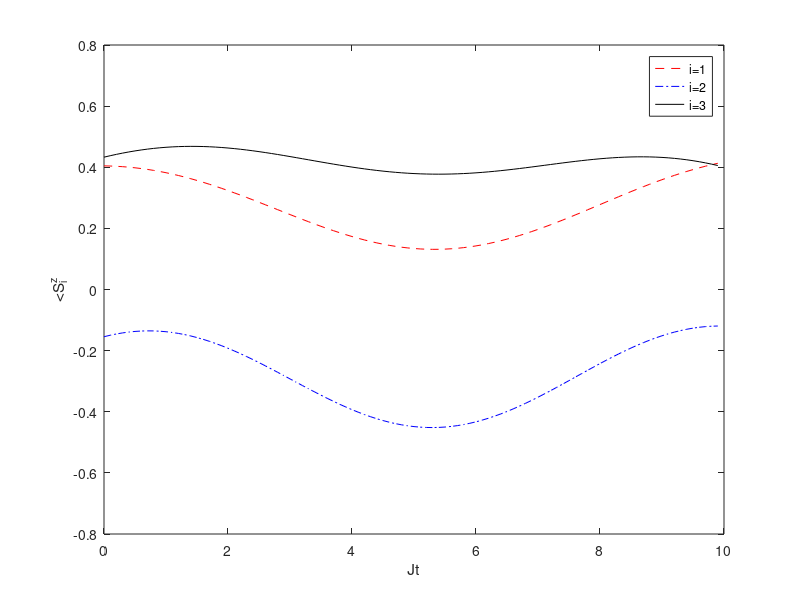

MATLAB code to generate this figure:
clear all

%couplings
Jx = 0.5;
Jy = -0.45;
Jz = 0.25;

%vector rep for |+> (up) and |-> (down)
up = [1; 0];
down = [0;1];

%theta angles
th1 = pi/6;
th2 = 3*pi/5;
th3 = -pi/5;

%phi angles
ph1 = pi/3;
ph2 = 4*pi/3;
ph3 = 2*pi/3;

%|psi> = cos(theta/2)|+> + e^(i phi)sin(theta/2)|-> 
psi1 = [cos(th1/2); exp(1i*ph1)*sin(th1/2)];
psi2 = [cos(th2/2); exp(1i*ph2)*sin(th2/2)];
psi3 = [cos(th3/2); exp(1i*ph3)*sin(th3/2)];

%tensor product represented by Kronecker product of vectors
psi = kron(psi1,kron(psi2,psi3));

%initialize H
H = zeros(2^3,2^3);

%Pauli spin operators, so = identity(2x2)
sx = 0.5*[[0,1];[1,0]];
sy = 0.5*[[0,-1i];[1i,0]];
sz = 0.5*[[1,0];[0,-1]];
so = [[1,0];[0,1]];

H = H + -Jx*kron(so,kron(sx,sx));
H = H + -Jx*kron(sx,kron(sx,so));

H = H + -Jy*kron(so,kron(sy,sy));
H = H + -Jy*kron(sy,kron(sy,so));

H = H + -Jz*kron(so,kron(sz,sz));
H = H + -Jz*kron(sz,kron(sz,so));

%number of time steps
Nt = 100;

%time step size
dt = 0.1;

%array to store |psi(t)>
psit = zeros(2^3,Nt);

%initialize first column as |psi(0)>
psit(:,1) = psi;

for i = 1:Nt
    t = (i-1)*dt;
    %time evolve state |psi(t)> = exp(-iHt)|psi(0)>
    %expm(A) performs matrix exponentiation of matrix A
    psit(:,i) = expm(-1i*t*H)*psi;
end

%arrays to store spin expectation values
Szt = zeros(3,Nt);
Sz3 = kron(sz,kron(so,so));
Sz2 = kron(so,kron(sz,so));
Sz1 = kron(so,kron(so,sz));


for i = 1:Nt
    %<Sz1(t)> = <psi(t)| Sz1 |psi(t)>
    Szt(1,i) = (psit(:,i)')*(Sz1*psit(:,i));
    Szt(2,i) = (psit(:,i)')*(Sz2*psit(:,i));
    Szt(3,i) = (psit(:,i)')*(Sz3*psit(:,i));
    
end

%negligible imaginary parts can be trimmed
Szt = real(Szt);
tspan = dt*(0:Nt-1);

%plot expectation values
figure(1)
plot(tspan,Szt(1,:),'r--')
hold on
plot(tspan,Szt(2,:),'b-.')
plot(tspan,Szt(3,:),'k-')
hold off
xlabel('Jt')
ylabel('<S_{i}^{z}')
legend('i=1','i=2','i=3')